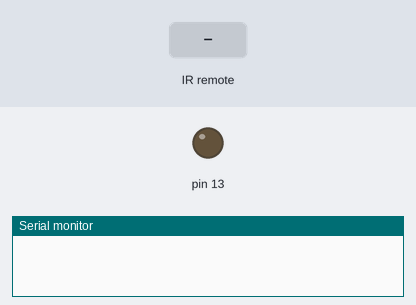
The sketch below on a simulated Arduino Uno, built with avr-gcc and run on an emulated ATmega328P. Parts: output pins drawn as LEDs (lit = HIGH), the last lines printed to the serial monitor. The inputs (shaded band) are chosen by the test bench.

Above: at 1.2 s.
1.3 s: infrared code 0xFF30CF received
At 1.6 s:
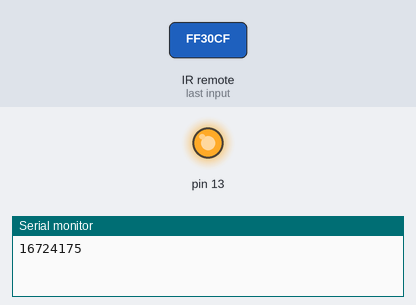
2.8 s: infrared code 0xFF6897 received
At 4.0 s:
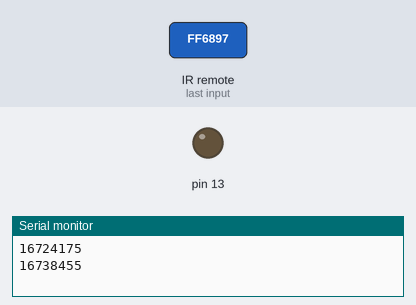
Timing chart, 0 to 5.8 s (numbered marks = the images above; inputs shaded):
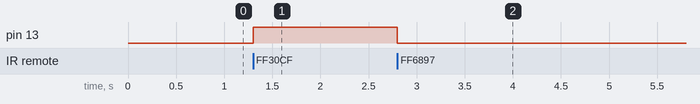

The sketch:

lesson_9.ino
```cpp
#include <IRremote.h> // подключаем библиотеку для IR приемника

IRrecv irrecv(A5); // указываем пин, к которому подключен IR приемник
decode_results results;

void setup() {
   irrecv.enableIRIn();  // запускаем прием инфракрасного сигнала
   Serial.begin(9600); // подключаем монитор порта

   pinMode(13, OUTPUT); // пин 12 будет выходом (англ. «output»)
   pinMode(A5, INPUT); // пин A0 будет входом (англ. «intput»)

}

void loop() {
   if (irrecv.decode(&results)) // если данные пришли выполняем команды
   {
      Serial.println(results.value); // отправляем полученные данные на порт

      // включаем и выключаем светодиод, в зависимости от полученного сигнала
      if (results.value == 16724175) {
      digitalWrite(13, HIGH);
   }
      if (results.value == 16738455) {
      digitalWrite(13, LOW);
   }
      irrecv.resume(); // принимаем следующий сигнал на ИК приемнике
   }
}
```

Measured:
- after the input at 1.3 s, pin 13: LOW → HIGH at once
- after the input at 2.8 s, pin 13: HIGH → LOW at once
